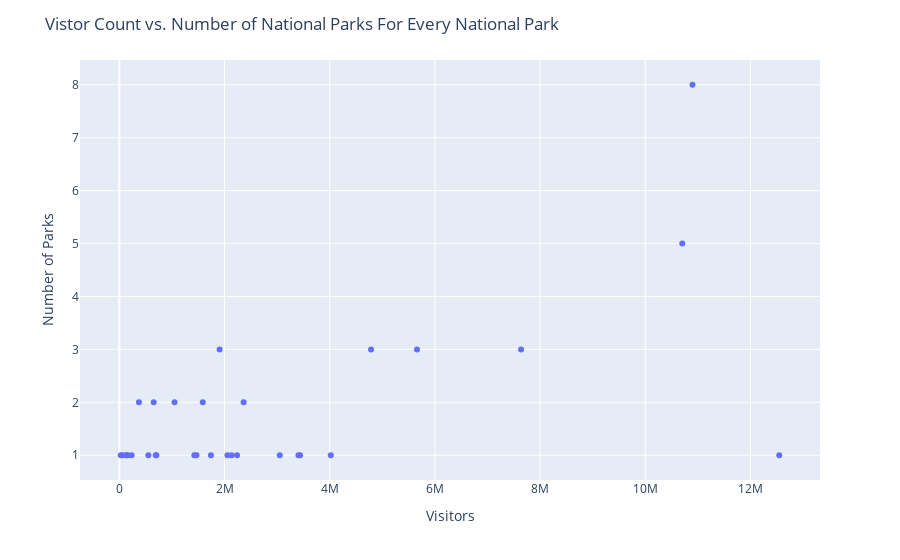

Notebook cell for this chart:
### Code cell
import plotly.express as px
fig = px.scatter(try2.reset_index(), x="Visitors", y="Number of Parks", hover_data=["State"] )
fig.update_layout(title='Vistor Count vs. Number of National Parks For Every National Park')
fig.show()

### Figure 1 — Plotly figure (JSON) as saved in the notebook; plotly's stock layout.template omitted (floating-point values rounded to 4 significant figures)
{"data": [{"customdata": [[["AK"]], [["AR"]], [["AS"]], [["AZ"]], [["CA"]], [["CA", "NV"]], [["CO"]], [["FL"]], [["HI"]], [["ID", "MT", "WY"]], [["IL", "MO"]], [["IN"]], [["KY"]], [["ME"]], [["MI"]], [["MN"]], [["MT"]], [["NC", "TN"]], [["ND"]], [["NM"]], [["NV"]], [["OH"]], [["OR"]], [["SC"]], [["SD"]], [["TX"]], [["UT"]], [["VA"]], [["VI"]], [["WA"]], [["WY"]]], "hoverlabel": {"namelength": 0}, "hovertemplate": "Visitors=%{x}<br>Number of Parks=%{y}<br>State=%{customdata[0]}", "legendgroup": "", "marker": {"color": "#636efa", "symbol": "circle"}, "mode": "markers", "name": "", "showlegend": false, "type": "scatter", "x": [372367, 1467153, 60006, 7638225, 10898186, 1740945, 5659074, 1906022, 2362770, 4020288, 2055309, 2134285, 551590, 3437286, 26410, 232974, 3049839, 12547743, 691658, 1049476, 131802, 2237997, 704512, 159445, 1586348, 652665, 10703389, 1425507, 133398, 4785635, 3405614], "xaxis": "x", "y": [2, 1, 1, 3, 8, 1, 3, 3, 2, 1, 1, 1, 1, 1, 1, 1, 1, 1, 1, 2, 1, 1, 1, 1, 2, 2, 5, 1, 1, 3, 1], "yaxis": "y"}], "layout": {"legend": {"tracegroupgap": 0}, "margin": {"t": 60}, "title": {"text": "Vistor Count vs. Number of National Parks For Every National Park"}, "xaxis": {"anchor": "y", "domain": [0, 1], "title": {"text": "Visitors"}}, "yaxis": {"anchor": "x", "domain": [0, 1], "title": {"text": "Number of Parks"}}}}
